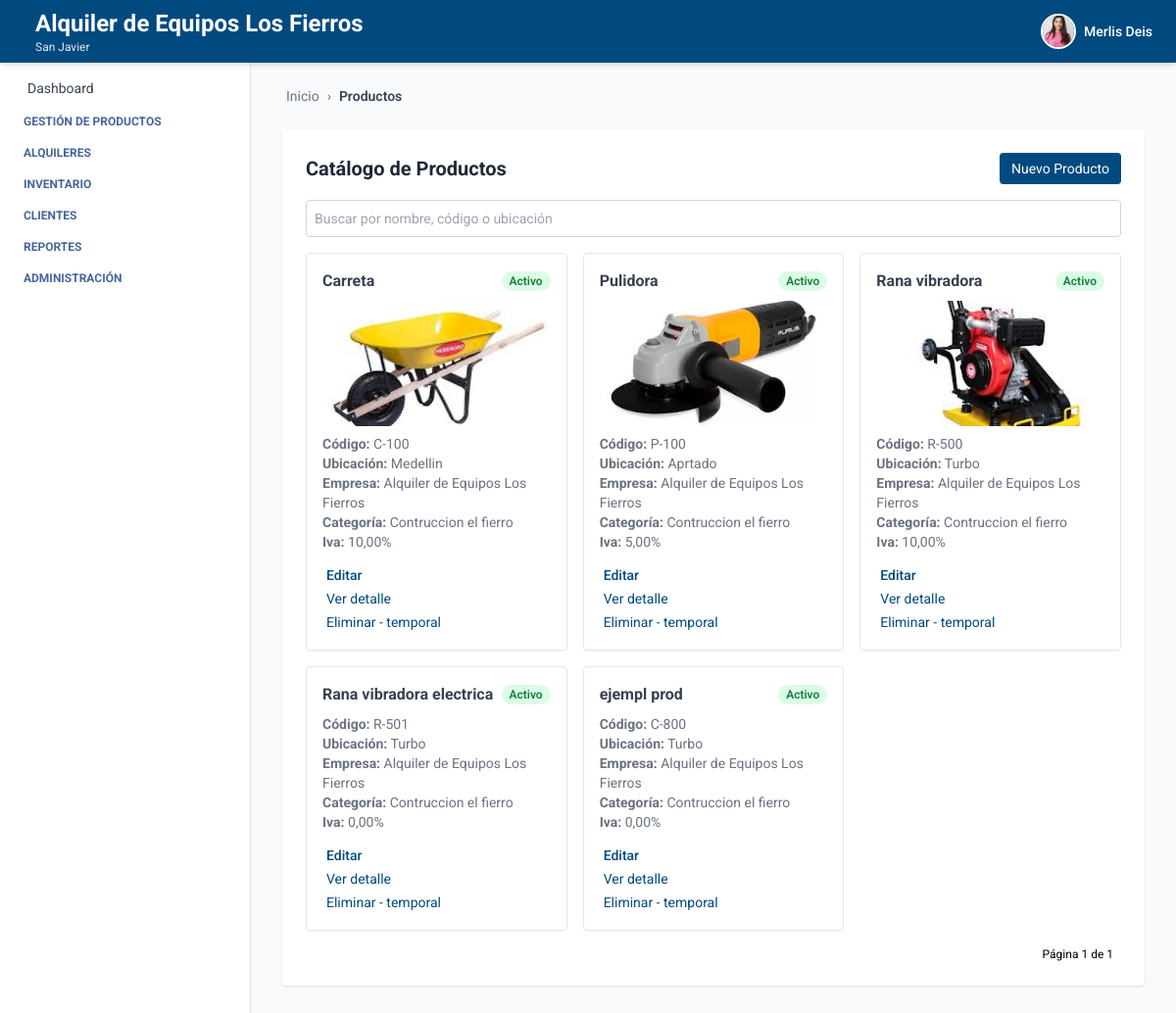
Screenshot of /productos/catalogo/ (signed in) with the database file from the repository.
### autenticacion/models.py (models this page shows, shortened)
class Usuario(AbstractUser):
    telefono = models.CharField(max_length=20, blank=True, null=True)
    empresa = models.ForeignKey(Empresa, on_delete=models.SET_NULL, null=True, blank=True)
    sucursal = models.ForeignKey(Sucursal, on_delete=models.SET_NULL, null=True, blank=True)
    rol = models.ForeignKey(Rol, on_delete=models.SET_NULL, null=True, blank=True)
    ESTADOS = [
        ("activo", "Activo"),
        ("inactivo", "Inactivo"),
    ]
    estado = models.CharField(max_length=10, choices=ESTADOS, default="activo")
    foto_perfil = models.ImageField(upload_to='usuarios/img/', blank=True, null=True)
    groups = models.ManyToManyField(
        Group,
        related_name='usuarios',  # Evita conflicto con 'user_set'
        blank=True,
        help_text='The groups this user belongs to.',
        verbose_name='groups'
    )
    user_permissions = models.ManyToManyField(
        Permission,
        related_name='usuarios',  # Evita conflicto con 'user_set'
        blank=True,
        help_text='Specific permissions for this user.',
        verbose_name='user permissions'
    )

### empresa/models.py (models this page shows, shortened)
class Empresa(models.Model):
    ESTADOS = [
        ("activo", "Activo"),
        ("inactivo", "Inactivo"),
    ]
    nombre = models.CharField(max_length=100)
    nit = models.CharField(max_length=50, unique=True)
    ciudad = models.CharField(max_length=100, blank=True, null=True)
    direccion = models.CharField(max_length=255, blank=True, null=True)
    departamento = models.CharField(max_length=100, blank=True, null=True)
    telefono = models.CharField(max_length=20, blank=True, null=True)
    estado = models.CharField(max_length=20, choices=ESTADOS, default="activo")
    logo = models.ImageField(upload_to='empresas/img/', blank=True, null=True)

class Sucursal(models.Model):
    ESTADOS = [
        ("activo", "Activo"),
        ("inactivo", "Inactivo"),
    ]
    empresa = models.ForeignKey(Empresa, related_name='sucursales', on_delete=models.CASCADE)
    nombre = models.CharField(max_length=100)
    ciudad = models.CharField(max_length=100)
    direccion = models.CharField(max_length=255)
    departamento = models.CharField(max_length=100, blank=True, null=True)
    telefono = models.CharField(max_length=20, blank=True, null=True)
    estado = models.CharField(max_length=20, choices=ESTADOS, default="activo")

### producto/models.py (models this page shows, shortened)
class Producto(models.Model):
    ESTADOS = [
        ("activo", "Activo"),
        ("inactivo", "Inactivo"),
        ("disponible", "Disponible"),
        ("no_disponible", "No disponible"),
    ]
    nombre = models.CharField(max_length=100)
    descripcion = models.TextField()
    codigo_interno = models.CharField(max_length=50)
    estado = models.CharField(max_length=20, choices=ESTADOS, default="activo")
    iva_porcentaje = models.DecimalField(max_digits=5, decimal_places=2, default=0, help_text="Porcentaje de IVA aplicado al producto")
    ubicacion_actual = models.CharField(max_length=100)
    marca = models.CharField(max_length=100, blank=True, null=True)
    modelo = models.CharField(max_length=100, blank=True, null=True)
    serial = models.CharField(max_length=100, blank=True, null=True)
    imagen = models.ImageField(upload_to="media/productos/", null=True, blank=True)
    empresa = models.ForeignKey(Empresa, on_delete=models.CASCADE, related_name='productos', default=1)
    sucursal = models.ForeignKey(Sucursal, on_delete=models.CASCADE, related_name='productos', default=1)
    categoria = models.ForeignKey(Categoria, on_delete=models.SET_NULL, null=True, blank=True, related_name='productos')
    proveedor = models.ForeignKey(Proveedor, on_delete=models.SET_NULL, null=True, blank=True, related_name='productos')
    created_at = models.DateTimeField(auto_now_add=True)
    updated_at = models.DateTimeField(auto_now=True)
    creado_por = models.CharField(max_length=100, blank=True, null=True)
    modificado_por = models.CharField(max_length=100, blank=True, null=True)
    class Meta:
        ordering = ['nombre']
        verbose_name = 'Producto'
        verbose_name_plural = 'Productos'
        constraints = [
            models.UniqueConstraint(fields=['empresa', 'codigo_interno'], name='unique_codigo_por_empresa')
        ]
    objects = ProductoManager()

class Categoria(models.Model):
    nombre = models.CharField(max_length=100, null=False)
    descripcion = models.TextField(blank=True, null=False)
    empresa = models.ForeignKey(Empresa, on_delete=models.CASCADE, related_name='categorias', default=1)
    class Meta:
        verbose_name = 'Categoría'
        verbose_name_plural = 'Categorías'
        unique_together = ('nombre', 'empresa')
        ordering = ['nombre']

### producto/views_producto.py (the view)
# urls.py: path('catalogo/', ProductoListView.as_view(), name='producto_list'),
class ProductoListView(LoginRequiredMixin, BreadcrumbMixin, ListView):
    model = Producto
    template_name = 'producto_list.html'
    context_object_name = 'productos'
    ordering = ['nombre']
    paginate_by = 9  # o lo que prefieras
    breadcrumb_items = [
        ("Productos", None)
    ]
    def get_queryset(self):
        queryset = Producto.objects.por_empresa(self.request.user.empresa)
        q = self.request.GET.get('q')
        if q:
            queryset = queryset.filter(
                Q(nombre__icontains=q) |
                Q(codigo_interno__icontains=q) |
                Q(ubicacion_actual__icontains=q)
            )
        return queryset

### core/views.py (called while the page is built)
    def get_context_data(self, **kwargs):
        context = super().get_context_data(**kwargs)
        context["home"] = self.home_url
        context["breadcrumb_items"] = self.breadcrumb_items
        return context

### producto/models.py (called while the page is built)
    def por_empresa(self, empresa):
        return self.filter(empresa=empresa)

### producto/templates/producto_list.html (shortened to what this page needs)
{% extends 'index.html' %}
{% block breadcrumb %}
  {% include 'breadcrumb.html' with home='/' breadcrumbs=breadcrumb_items %}
{% endblock %}
{% block content %}
<div class="max-w-6xl mx-auto mt-6 bg-white p-6 rounded shadow">
  <div class="flex justify-between items-center mb-4">
    <h2 class="text-xl font-bold text-gray-800">Catálogo de Productos</h2>
    <a href="{% url 'crear_producto' %}" class="bg-[var(--primary-color)] text-white px-3 py-1.5 text-sm rounded hover:bg-blue-700 transition">
      Nuevo Producto
    </a>
  </div>
  <form method="get" class="mb-4">
    <input type="text" name="q" placeholder="Buscar por nombre, código o ubicación" value="{{ request.GET.q }}" class="w-full text-sm p-2 border border-gray-300 rounded focus:outline-none focus:ring-2 focus:ring-[var(--primary-color)]" />
  </form>
  {% if productos %}
  <div class="grid grid-cols-1 sm:grid-cols-2 lg:grid-cols-3 gap-4">
    {% for producto in productos %}
    <div class="border rounded shadow-sm p-4 hover:shadow-lg transition relative">
      <div class="flex justify-between items-center mb-2">
        <h3 class="font-bold text-gray-700">{{ producto.nombre }}</h3>
        <span class="text-xs font-semibold px-2 py-0.5 rounded-full
          {% if producto.estado == 'activo' %}
            bg-green-100 text-green-700
          {% elif producto.estado == 'inactivo' %}
            bg-orange-100 text-orange-700
          {% endif %}">
          {{ producto.get_estado_display }}
        </span>
      </div>
      {% if producto.imagen %}
        <img src="{{ producto.imagen.url }}" alt="{{ producto.nombre }}" class="w-full h-32 mx-start object-cover rounded mb-2">
      {% endif %}
      <p class="text-sm text-gray-500"><strong>Código:</strong> {{ producto.codigo_interno }}</p>
      <p class="text-sm text-gray-500"><strong>Ubicación:</strong> {{ producto.ubicacion_actual }}</p>
      <p class="text-sm text-gray-500"><strong>Empresa:</strong> {{ producto.empresa.nombre }}</p>
      <p class="text-sm text-gray-500"><strong>Categoría:</strong> {{ producto.categoria.nombre }}</p>
      <p class="text-sm text-gray-500"><strong>Iva:</strong> {{ producto.iva_porcentaje }}%</p>
      <div class="mt-3">
        <a href="{% url 'editar_producto' producto.id %}" class="text-sm font-medium text-[var(--primary-color)] hover:underline">
          Editar
        </a>
      </div>
      <div class="mt-0">
        <a href="{% url 'detalle_producto' producto.id %}" class="text-sm text-[var(--primary-color)] hover:underline">
          Ver detalle
        </a>
        <br>
        <a href="{% url 'eliminar_producto' producto.id %}"
          class="text-sm text-[var(--primary-color)] hover:underline"
          onclick="return confirm('¿Estás seguro de que deseas eliminar este producto?');">
          Eliminar - temporal
        </a>
      </div>
    </div>
    {% endfor %}
  </div>
  {% else %}
    <p class="text-gray-600">No hay productos registrados.</p>
  {% endif %}
  <div class="mt-4 flex justify-end text-xs">
    <span class="mx-2">Página {{ page_obj.number }} de {{ page_obj.paginator.num_pages }}</span>
  </div>
</div>
{% endblock %}

### core/templates/header.html (shortened to what this page needs)
<header class="bg-[var(--primary-color)] shadow-md w-full h-16 flex items-center px-6 justify-between fixed top-0 left-0 z-10">
  <h1 class="text-white flex items-center gap-3 leading-tight">
    <div class="leading-tight">
  {% if request.user.is_authenticated %}
    {% if request.user.empresa %}
      <span class="text-xl sm:text-2xl font-bold block">
        {{ request.user.empresa.nombre }}
      </span>
    {% endif %}
    {% if request.user.sucursal %}
      <span class="text-xs text-gray-200 block">
        {{ request.user.sucursal.nombre }}
      </span>
    {% endif %}
  {% else %}
    <span class="text-xl text-gray-200 block">Gestión inteligente de Equipos</span>
  {% endif %}
</div>
  </h1>
  {% if request.user.is_authenticated %}
  <div x-data="{ open: false }" class="relative flex items-center space-x-3 cursor-pointer" @click.away="open = false">
    <button @click="open = !open" class="flex items-center space-x-2 focus:outline-none">
      {% if request.user.foto_perfil %}
        <img src="{{ request.user.foto_perfil.url }}" alt="Perfil" class="w-9 h-9 rounded-full object-cover border-2 border-white" />
      {% else %}
        <div class="w-9 h-9 rounded-full bg-white text-[var(--primary-color)] flex items-center justify-center font-bold text-sm">
          {{ request.user.first_name|first }}{{ request.user.last_name|first }}
        </div>
      {% endif %}
      <span class="text-white hidden sm:block text-sm font-medium">{{ request.user.first_name }}</span>
    </button>
  </div>
  {% endif %}
</header>

### core/templates/index.html (style rules this page uses)
:root { --primary-color: #004a80; --text-aside-color: rgb(69, 101, 156); }
body { font-family: 'Roboto', sans-serif; }

### rows the page displays
Usuario: user.empresa.nombre "Alquiler de Equipos Los Fierros", user.sucursal.nombre "San Javier", user.foto_perfil (picture), user.first_name "Merlis Deis"
Producto: nombre "Carreta", estado "Activo", imagen (picture), codigo_interno "C-100", ubicacion_actual "Medellin", empresa.nombre "Alquiler de Equipos Los Fierros", categoria.nombre "Contruccion el fierro", iva_porcentaje "10,00"
Producto: nombre "Pulidora", estado "Activo", imagen (picture), codigo_interno "P-100", ubicacion_actual "Aprtado", empresa.nombre "Alquiler de Equipos Los Fierros", categoria.nombre "Contruccion el fierro", iva_porcentaje "5,00"
Producto: nombre "Rana vibradora", estado "Activo", imagen (picture), codigo_interno "R-500", ubicacion_actual "Turbo", empresa.nombre "Alquiler de Equipos Los Fierros", categoria.nombre "Contruccion el fierro", iva_porcentaje "10,00"
Producto: nombre "Rana vibradora electrica", estado "Activo", codigo_interno "R-501", ubicacion_actual "Turbo", empresa.nombre "Alquiler de Equipos Los Fierros", categoria.nombre "Contruccion el fierro", iva_porcentaje "0,00"
Producto: nombre "ejempl prod", estado "Activo", codigo_interno "C-800", ubicacion_actual "Turbo", empresa.nombre "Alquiler de Equipos Los Fierros", categoria.nombre "Contruccion el fierro", iva_porcentaje "0,00"

### other values shown
{{ label }} "Productos"
{{ page_obj.number }} "1"
{{ page_obj.paginator.num_pages }} "1"
